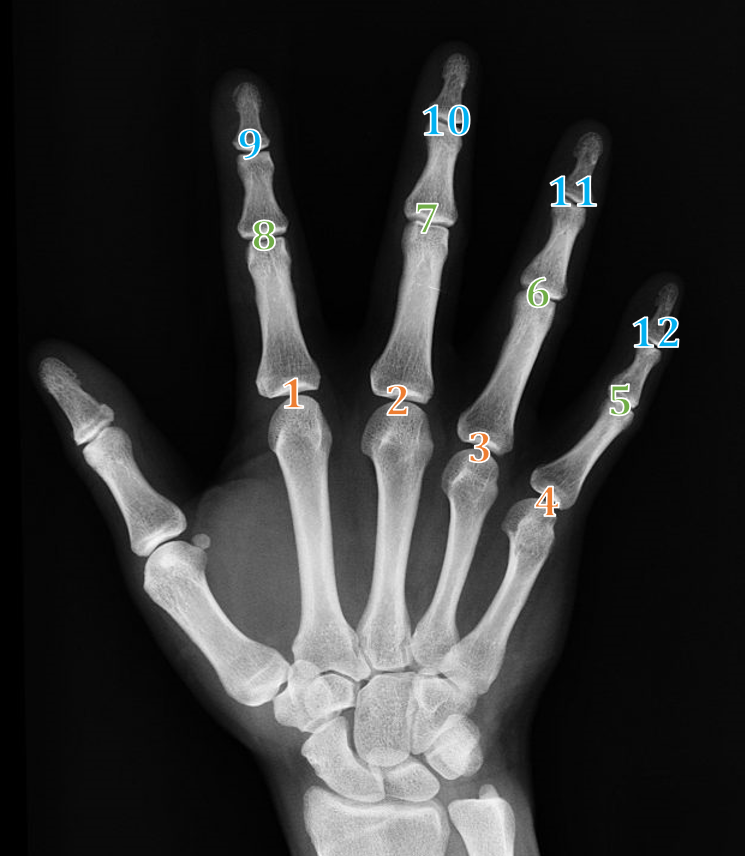
#> input picture dokumentace/poradi_klikani.png, 745 x 856 px, given as the content of the folder ovaci_testovaci/01_Rotridene hi-res bez uprav/01_Train/NEART, which was not available
$ python kombo-uprava-jenposun.py   (older library calls are emulated)
#> lines starting #> are read from the running program, lines starting #| are printed output that depends on the picture; pictures that were not available may be replaced by others from this repository, and a replacement may not be noted
# tvorba 4 otocenych kopii + jedne kopie neotocene (resp. otocene o 0 stupnu), jejichg rozsireni na ctverec, zmenseni na zadanou velikost a ulozeni

import numpy as np
import argparse
import imutils
import cv2
import os
from random import random
import uuid
from PIL import Image
import shutil
import numpy as np
from scipy.ndimage.interpolation import map_coordinates
from scipy.ndimage.filters import gaussian_filter


TARGET_SIZE = 299

INPUT_DIR = r"H:\MachineLearning\OZ_nove datasety_leto2019\_roztridene ruce\_5_ruce_trenovaci_testovaci\01_Rotridene hi-res bez uprav\01_Train\NEART"
OUTPUT_DIR = r"H:\MachineLearning\OZ_nove datasety_leto2019\_roztridene ruce\_5_ruce_trenovaci_testovaci\02_low-res augmentovane\NEART"

input_dir_name = os.path.basename(INPUT_DIR)
output_dir_base = os.path.dirname(INPUT_DIR)
output_dir_name = input_dir_name + " otocene_fake 299px"
# output_dir_name = "otocene_fake_" + str(TARGET_SIZE)

# OUTPUT_DIR = os.path.join(output_dir_base, output_dir_name)
if not os.path.exists(OUTPUT_DIR):
    os.makedirs(OUTPUT_DIR)


count_of_processed_files = 0

kolik_pridat_na_strane_A = 0
kolik_pridat_na_strane_B = 0
rozdil_rozmeru = 0

#######################################################################################################################
def main():
    global count_of_processed_files, kolik_pridat_na_strane_A, kolik_pridat_na_strane_B, rozdil_rozmeru

    # zpracovani vsech souboru ve slozce ###################################################################################
    for subdir, dirs, files in os.walk(INPUT_DIR):
        for filename in files:

            # if the file does not end in .jpg or .jpeg (case-insensitive) or other formats, continue with the next iteration of the for loop
            if not (filename.lower().endswith(".jpg") or
                    filename.lower().endswith(".jpeg") or
                    filename.lower().endswith(".png") or
                    filename.lower().endswith(".tif") or
                    filename.lower().endswith(".tiff")):
                continue
            # end if

            # show the file name on std out
            print("zpracovava se soubor " + filename)
            count_of_processed_files += 1
            print("Pocet zpracovanych souboru = " + str(count_of_processed_files))
            print()

            new_name = ""

            # ZACATEK OTACENI

            # get the file name and full path of the current image file
            imageFileWithPath = os.path.join(subdir, filename)
            # attempt to open the image with OpenCV
            snimek_puvodni = cv2.imread(imageFileWithPath)
#> snimek_puvodni is the input picture: shape (856, 745, 3); mean B, G, R 48.2, 48.3, 48

            vyska_puvodniho_obrazku = np.size(snimek_puvodni, 0)
#> vyska_puvodniho_obrazku = 856
            sirka_puvodniho_obrazku = np.size(snimek_puvodni, 1)
#> sirka_puvodniho_obrazku = 745

            uhel_A = 4
            # uhel_B = round(5 + random()*15)
            uhel_B = uhel_A + round(2 + random() * 5)

            uhel_C = - uhel_A - round(random() * 5)

            uhel_D = - uhel_B - round(random() * 5)

            uhel_O = 0

            # uhly = [uhel_O, uhel_A, uhel_B, uhel_C, uhel_D]
            uhly = [uhel_O]

            # loop over the rotation angles
            # for angle in np.arange(0, 360, 15):
            for uhel_otoceni in uhly:
                # otoceni snimku o zadany uhel
                obrazek_otoceny, sirka_otoceneho_obrazku, vyska_otoceneho_obrazku = rotate_transform(snimek_puvodni, uhel_otoceni)

                # KONEC OTACENI

                # ZACATEK ROZSIROVANI NA CTVEREC

                rozdil_rozmeru = sirka_otoceneho_obrazku - vyska_otoceneho_obrazku
                print("rozdil rozmeru je " + str(abs(rozdil_rozmeru)))

                kolik_pridat_na_kazde_strane = abs(rozdil_rozmeru) / 2

                if rozdil_rozmeru % 2 == 1:
                    kolik_pridat_na_strane_A = int(kolik_pridat_na_kazde_strane + 0.5)
                    kolik_pridat_na_strane_B = int(kolik_pridat_na_kazde_strane - 0.5)
                else:
                    kolik_pridat_na_strane_A = int(kolik_pridat_na_kazde_strane)
                    kolik_pridat_na_strane_B = int(kolik_pridat_na_kazde_strane)

                if rozdil_rozmeru == 0:  # rozmery stran jsou stejne, nedelame nic a jdeme na dalsi obrazek
                    continue
                elif rozdil_rozmeru > 0:  # sirka je vetsi, neresime
                   continue

                elif rozdil_rozmeru < 0:  # vyska je vetsi, budeme rozsirovat vlevo a vpravo
                    upravy = ["doleva", "doprava"]
                    for aktualni_uprava in upravy:

                        if (aktualni_uprava == "doleva"):
                            obrazek_ctvercovy = cv2.copyMakeBorder(obrazek_otoceny, 0, 0, 0,
                                                                   kolik_pridat_na_strane_B + kolik_pridat_na_strane_A, cv2.BORDER_CONSTANT, value=[0, 0, 0])
                            print(
                                "rozsiruje se vlevo o " + str(kolik_pridat_na_strane_A) + " a vpravo o " + str(
                                    kolik_pridat_na_strane_B))
                            nova_sirka = sirka_otoceneho_obrazku + kolik_pridat_na_strane_A + kolik_pridat_na_strane_B
                            print("nove rozmery jsou " + str(nova_sirka) + " x " + str(vyska_otoceneho_obrazku))
                        elif (aktualni_uprava == "doprava"):
                            obrazek_ctvercovy = cv2.copyMakeBorder(obrazek_otoceny, 0, 0, kolik_pridat_na_strane_A + kolik_pridat_na_strane_B,
                                                                   0, cv2.BORDER_CONSTANT, value=[0, 0, 0])
                            print(
                                "rozsiruje se vlevo o " + str(kolik_pridat_na_strane_A) + " a vpravo o " + str(
                                    kolik_pridat_na_strane_B))
                            nova_sirka = sirka_otoceneho_obrazku + kolik_pridat_na_strane_A + kolik_pridat_na_strane_B
                            print("nove rozmery jsou " + str(nova_sirka) + " x " + str(vyska_otoceneho_obrazku))


                        # end if

                        # KONEC ROZSIROVANI NA CTVEREC

                        # ZACATEK ZMENSOVANI

                        vstup_do_pillow = cv2.cvtColor(obrazek_ctvercovy, cv2.COLOR_BGR2RGB)
                        obazek_zmenseny = Image.fromarray(vstup_do_pillow)

                        sirka_obrazku, vyska_obrazku = obazek_zmenseny.size
                        print("rozmery jsou " + str(sirka_obrazku) + " x " + str(vyska_obrazku))

                        action_name = ""
                        base, extension = os.path.splitext(filename)  # Separate base from extension

                        newsize = (TARGET_SIZE, TARGET_SIZE)

                        snimek_prevzorkovany = obazek_zmenseny.resize(newsize, Image.ANTIALIAS)

                        snimek_prevzorkovany_opencv = np.array(snimek_prevzorkovany)  # Convert to OpenCV
                        snimek_prevzorkovany_opencv = snimek_prevzorkovany_opencv[:, :, ::-1].copy()  # Convert RGB to BGR

                        # KONEC ZMENSOVANI

                        # oriznuti pripony z nazvu souboru
                        nazevSnimkuBezPripony = os.path.splitext(filename)[0]
                        # vyjmuti samotne pripony
                        # PouzePripona = os.path.splitext(nazev_snimku)[1]
                        pouze_pripona = ".jpg"

                        rozhazene_poradi = round(random() * 1000)
                        rozhazene_poradi = rozhazene_poradi + round(random() * 100)
                        rozhazene_poradi = str(rozhazene_poradi)

                        new_name = nazevSnimkuBezPripony + "_" + aktualni_uprava + pouze_pripona

                        # new_name = "OTOCENY_" + str(uhel_otoceni) + "_STUPNU_" + nazevSnimkuBezPripony + PouzePripona
                        # Save the file to the new path
                        new_name = os.path.join(OUTPUT_DIR, new_name)

                        # cv2.imwrite(new_name, snimek_prevzorkovany_opencv)
                        cv2.imwrite(new_name, snimek_prevzorkovany_opencv, [int(cv2.IMWRITE_JPEG_QUALITY), 100])

                        print("uklada se soubor " + str(new_name))
#> this loop made 1 pass
#> (vyska_otoceneho_obrazku, sirka_otoceneho_obrazku, x_end in rotate_transform, y_end in rotate_transform, ref_point in rotate_transform, rozdil_rozmeru, kolik_pridat_na_kazde_strane, kolik_pridat_na_strane_A) on pass 1: (856, 745, 745, 852, [(0, 4), (745, 852)], -111, 55.5, 56)
#| rozdil rozmeru je 111
#| rozsiruje se vlevo o 56 a vpravo o 55
#| nove rozmery jsou 856 x 856
#| rozsiruje se vlevo o 56 a vpravo o 55
#| nove rozmery jsou 856 x 856
#> pass 1, in rotate_transform, `snimek_otoceny_a_orezany_a_doostreny = cv2.filter2D(snimek_otoceny_a_o..`:
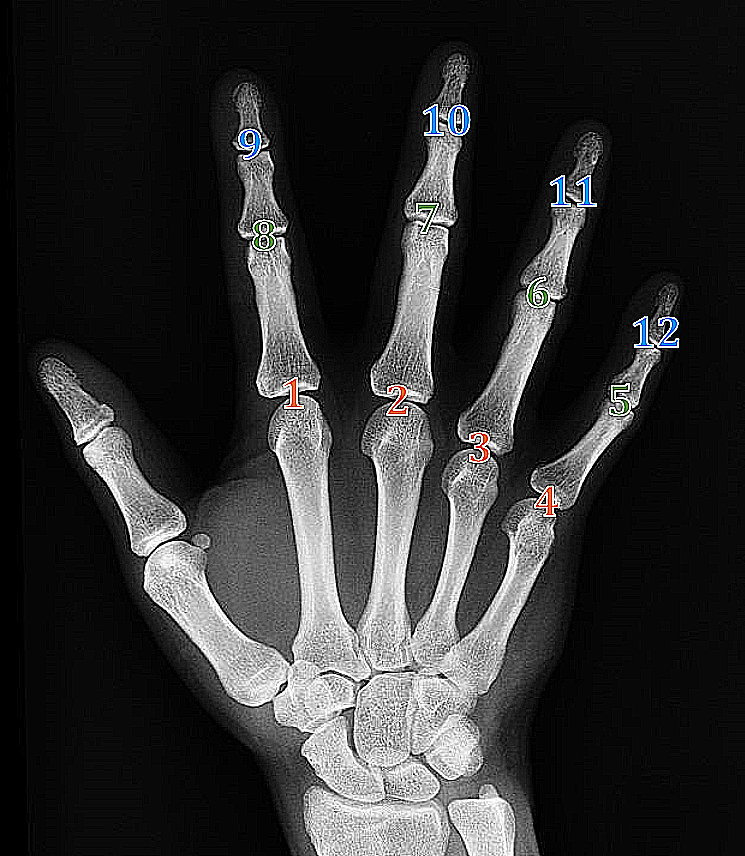
#> snimek_otoceny_a_orezany_a_doostreny: shape (856, 745, 3); mean B, G, R 47.8, 47.7, 47.7
#> pass 1, in main, `cv2.imwrite(new_name, snimek_prevzorkovany_opencv, [int(cv2.IMWRITE_JP..`:
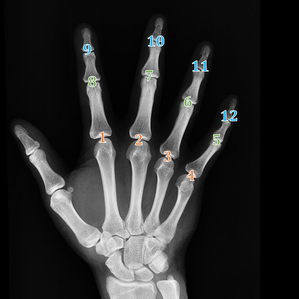
#> saved as poradi_klikani_doleva.jpg: shape (299, 299, 3); mean B, G, R 42, 42.1, 41.8
#> after the loop:
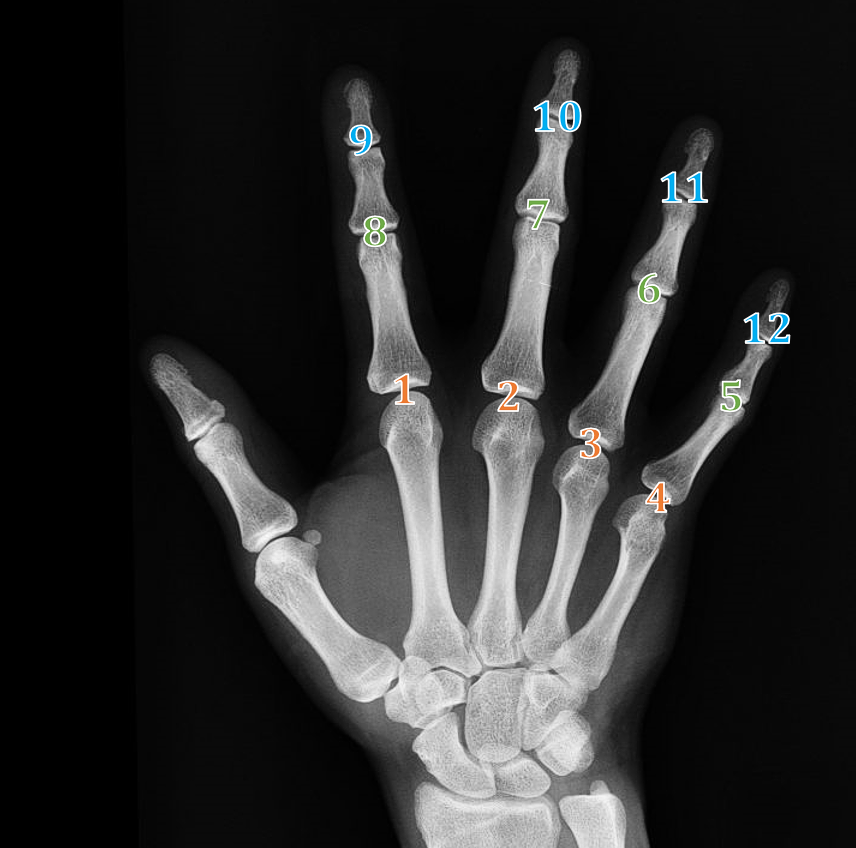
#> obrazek_ctvercovy: shape (848, 856, 3); mean B, G, R 42, 42.1, 41.8

    # end for


def rotate_transform(snimek_puvodni, uhel_otoceni):
    snimek_otoceny = imutils.rotate_bound(snimek_puvodni, uhel_otoceni)
    snimek_otoceny_a_orezany = snimek_otoceny
    # velmi nepatrne doostreni noveho obrazku
    kernel = np.array([[-1, -1, -1], [-1, 9, -1], [-1, -1, -1]])
    snimek_otoceny_a_orezany_a_doostreny = cv2.filter2D(snimek_otoceny_a_orezany, -1, kernel)
    mira_pruhlednosti = 0.93
    obrazek_otoceny = cv2.addWeighted(snimek_otoceny_a_orezany_a_doostreny, 1 - mira_pruhlednosti,
                                      snimek_otoceny_a_orezany,
                                      mira_pruhlednosti, 0)
    # random oriznuti
    uhel_absolutni_velikost = abs(uhel_otoceni)
    vyska_otoceneho_obrazku = np.size(obrazek_otoceny, 0)
    sirka_otoceneho_obrazku = np.size(obrazek_otoceny, 1)
    nahodna_velikost_orezu = round(random() * 15)  # nahodny rozmer oriznuteho pruhu
    velikost_orezu_horni = uhel_absolutni_velikost * 6 + nahodna_velikost_orezu
    velikost_orezu_leva_prava = uhel_absolutni_velikost * 5
    velikost_orezu_dolni = velikost_orezu_horni + round(uhel_absolutni_velikost * 10)
    x_start, y_start = velikost_orezu_leva_prava, velikost_orezu_horni
    x_end, y_end = sirka_otoceneho_obrazku - velikost_orezu_leva_prava, vyska_otoceneho_obrazku - velikost_orezu_dolni
    ref_point = [(x_start, y_start), (x_end, y_end)]
    # ref_point = [(0, y_start), (sirka_otoceneho_obrazku, y_end)]
    obrazek_otoceny = obrazek_otoceny[ref_point[0][1]:ref_point[1][1], ref_point[0][0]:ref_point[1][0]]
    return obrazek_otoceny, sirka_otoceneho_obrazku, vyska_otoceneho_obrazku


#######################################################################################################################
if __name__ == "__main__":
    main()
